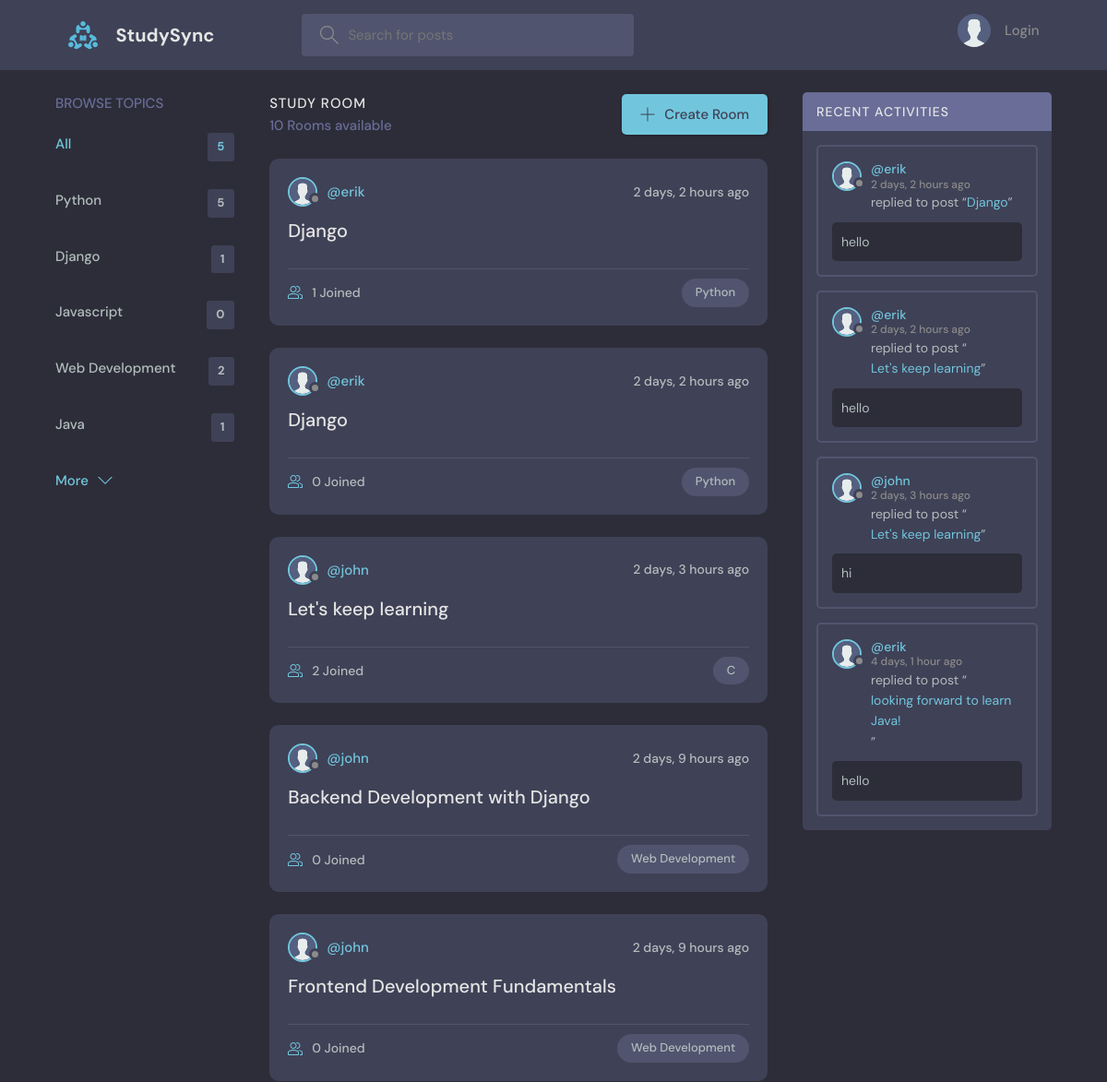
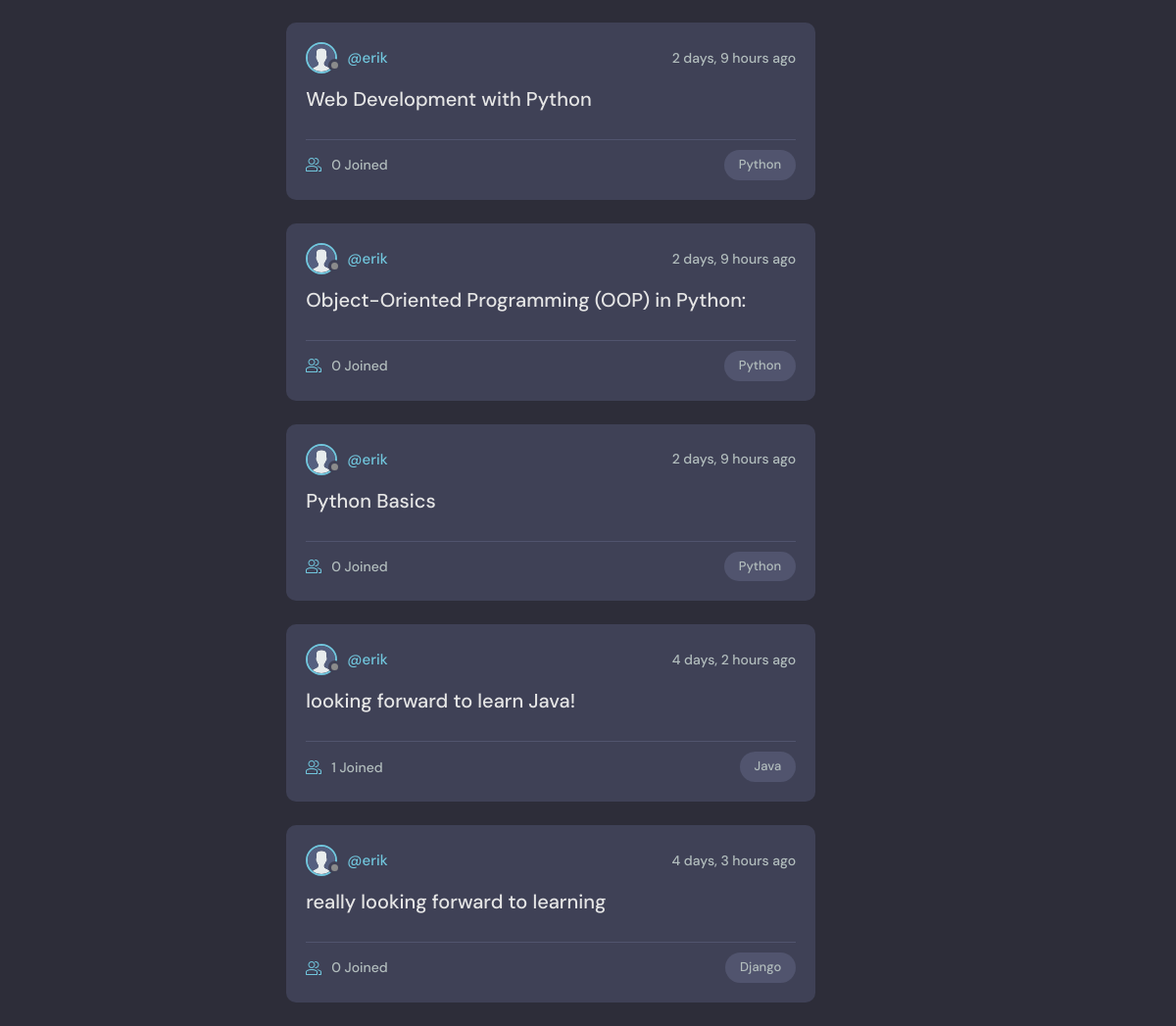
The page / on the database its author committed (2 pictures, top to bottom).
### base/models.py (models this page shows, shortened)
class Topic(models.Model):
    name = models.CharField(max_length=200)  # Name of the topic

class Room(models.Model):
    host = models.ForeignKey(User, on_delete=models.SET_NULL, null=True)
    topic = models.ForeignKey(Topic, on_delete=models.SET_NULL, null=True)
    name = models.CharField(max_length=200)
    description = models.TextField(null=True, blank=True)
    participants = models.ManyToManyField(User, related_name='participants')
    updated = models.DateTimeField(auto_now=True)
    created = models.DateTimeField(auto_now_add=True)
    class Meta:
        ordering = ['-updated', '-created']
    def __str__(self):
        return self.name

class Message(models.Model):
    user = models.ForeignKey(User, on_delete=models.CASCADE)
    room = models.ForeignKey(Room, on_delete=models.CASCADE)
    body = models.TextField()
    updated = models.DateTimeField(auto_now=True)
    created = models.DateTimeField(auto_now_add=True)
    class Meta:
        ordering = ['-updated', '-created']

### base/views.py (the view)
# urls.py: path('', views.home,  name="home"),                  # URL for home page
def home(request):
    q = request.GET.get('q') if request.GET.get('q') is not None else ''
    rooms = Room.objects.filter(
        Q(topic__name__icontains=q) |  # Filter rooms by topic name containing the search query
        Q(name__icontains=q) |          # Filter rooms by name containing the search query
        Q(description__icontains=q)     # Filter rooms by description containing the search query
    )
    topics = Topic.objects.all()[0:5]
    room_count = rooms.count()
    room_messages = Message.objects.filter(Q(room__topic__name__icontains=q))
    context = {
        'rooms': rooms,                 # Filtered rooms
        'topics': topics,               # First 5 topics
        'room_count': room_count,       # Number of filtered rooms
        'room_messages': room_messages  # Filtered messages
    }
    return render(request, 'base/home.html', context)

### base/templates/base/home.html (shortened to what this page needs)
{% extends 'main.html' %}
{% block content %}
    <main class="layout layout--3">
      <div class="container">
        {% include 'base/topics_component.html' %}
        <div class="roomList">
          <div class="roomList__header">
            <div>
              <h2>Study Room</h2>
              <p>{{room_count}} Rooms available</p>
            </div>
            <a class="btn btn--main" href="{% url 'create-room' %}">
              <svg version="1.1" xmlns="http://www.w3.org/2000/svg" width="32" height="32" viewBox="0 0 32 32">
                <title>add</title>
                <path
                  d="M16.943 0.943h-1.885v14.115h-14.115v1.885h14.115v14.115h1.885v-14.115h14.115v-1.885h-14.115v-14.115z"
                ></path>
              </svg>
              Create Room
            </a>
          </div>
          {% include 'base/feed_component.html' %}
        </div>
        {% include 'base/activity_component.html' %}
      </div>
    </main>
{% endblock %}

### base/templates/base/topics_component.html
<div class="topics">
   <div class="topics__header">
     <h2>Browse Topics</h2>
   </div>
   <ul class="topics__list">
      <li>
          <a href="{% url 'home' %}" class="active">All <span>{{topics.count}}</span></a>
      </li>
      {% for topic in topics %}
      <li>
          <a href="{% url 'home' %}?q={{topic.name}}">{{topic.name}}<span>{{topic.room_set.all.count}}</span></a>
      </li>
      {% endfor %}
  </ul>
   <a class="btn btn--link" href="{% url 'topics' %}">
     More
     <svg version="1.1" xmlns="http://www.w3.org/2000/svg" width="32" height="32" viewBox="0 0 32 32">
       <title>chevron-down</title>
       <path d="M16 21l-13-13h-3l16 16 16-16h-3l-13 13z"></path>
     </svg>
   </a>
 </div>

### base/templates/base/feed_component.html (shortened to what this page needs)
{% for room in rooms %}
{% load static %}
<div class="roomListRoom">
    <div class="roomListRoom__header">
        <a href="{% url 'user-profile' room.host.id %}" class="roomListRoom__author">
            <div class="avatar avatar--small">
                <img src="{% static 'images/avatar.svg' %}" />
            </div>
            <span>@{{room.host.username}}</span>
        </a>
        <div class="roomListRoom__actions">
            <span>{{room.created|timesince}} ago</span>
        </div>
    </div>
    <div class="roomListRoom__content">
        <a href="{% url 'room' room.id %}">{{room.name}}</a>
    </div>
    <div class="roomListRoom__meta">
        <a href="{% url 'room' room.id %}" class="roomListRoom__joined">
            {{room.participants.all.count}} Joined
        </a>
        <p class="roomListRoom__topic">{{room.topic.name}}</p>
    </div>
</div>
{% endfor %}

### base/templates/base/activity_component.html (shortened to what this page needs)
{% load static %}
<div class="activities">
   <div class="activities__header">
       <h2>Recent Activities</h2>
   </div>
   {% for message in room_messages %}
   <div class="activities__box">
       <div class="activities__boxHeader roomListRoom__header">
           <a href="{% url 'user-profile' message.user.id %}" class="roomListRoom__author">
               <div class="avatar avatar--small">
                   <img src="{% static 'images/avatar.svg' %}" />
               </div>
               <p>
                   @{{message.user.username}}
                   <span>{{message.created|timesince}} ago</span>
               </p>
           </a>
       </div>
       <div class="activities__boxContent">
           <p>replied to post “<a href="{% url 'room' message.room.id %}">{{message.room}}</a>”</p>
           <div class="activities__boxRoomContent">{{message.body}}</div>
       </div>
   </div>
   {% endfor %}
</div>

### rows shown on the page
Topic: name "Python", room_set.all.count "5"
Topic: name "Django", room_set.all.count "1"
Topic: name "Javascript", room_set.all.count "0"
Topic: name "Web Development", room_set.all.count "2"
Topic: name "Java", room_set.all.count "1"
Room: host.username "erik", created "2 days, 2 hours", name "Django", participants.all.count "1", topic.name "Python"
Room: host.username "erik", created "2 days, 2 hours", name "Django", participants.all.count "0", topic.name "Python"
Room: host.username "john", created "2 days, 3 hours", name "Let's keep learning", participants.all.count "2", topic.name "C"
Room: host.username "john", created "2 days, 9 hours", name "Backend Development with Django", participants.all.count "0", topic.name "Web Development"
Room: host.username "john", created "2 days, 9 hours", name "Frontend Development Fundamentals", participants.all.count "0", topic.name "Web Development"
Room: host.username "erik", created "2 days, 9 hours", name "Web Development with Python", participants.all.count "0", topic.name "Python"
Room: host.username "erik", created "2 days, 9 hours", name "Object-Oriented Programming (OOP) in Python:", participants.all.count "0", topic.name "Python"
Room: host.username "erik", created "2 days, 9 hours", name "Python Basics", participants.all.count "0", topic.name "Python"
Room: host.username "erik", created "4 days, 2 hours", name "looking forward to learn Java!", participants.all.count "1", topic.name "Java"
Room: host.username "erik", created "4 days, 3 hours", name "really looking forward to learning", participants.all.count "0", topic.name "Django"
Message: user.username "erik", created "2 days, 2 hours", room "Django", body "hello"
Message: user.username "erik", created "2 days, 2 hours", room "Let's keep learning", body "hello"
Message: user.username "john", created "2 days, 3 hours", room "Let's keep learning", body "hi"
Message: user.username "erik", created "4 days, 1 hour", room "looking forward to learn Java!", body "hello"

### other values the page prints
{{ topics.count }} "5"
{{ room_count }} "10"
